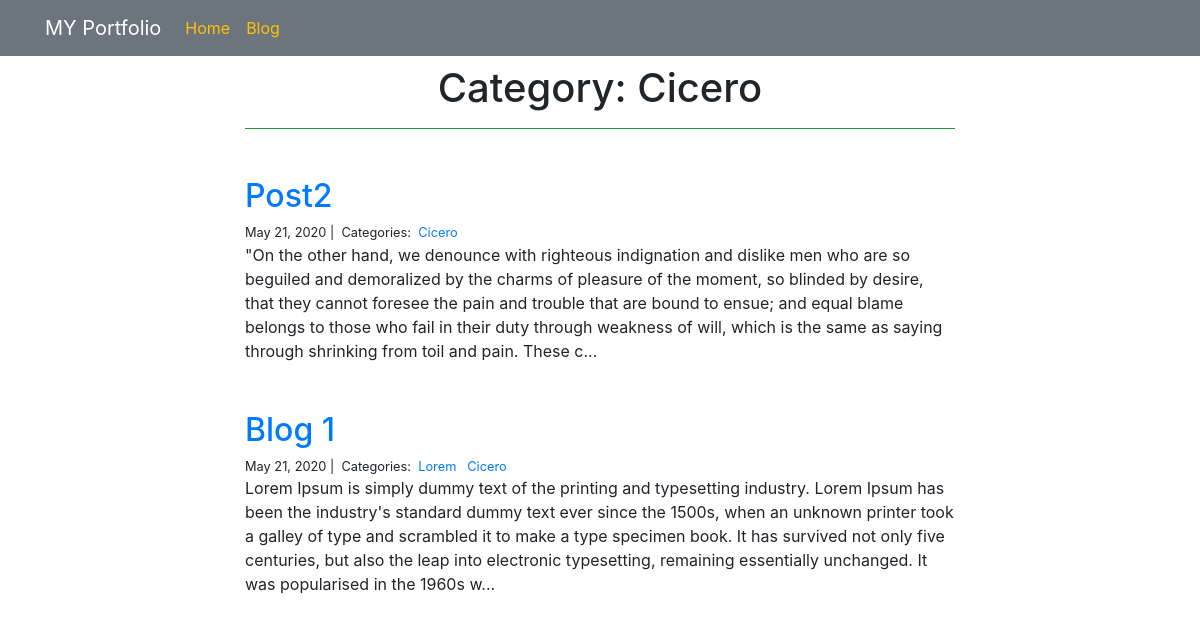
The page /blog/Cicero/ on the database its author committed.
### blog/models.py (models this page shows)
class Category(models.Model):
    name = models.CharField(max_length=20)

class Post(models.Model):
    title = models.CharField(max_length=255)
    body = models.TextField()
    created_on = models.DateTimeField(auto_now_add=True)
    last_modified = models.DateTimeField(auto_now=True)
    categories = models.ManyToManyField('Category', related_name='posts')

### blog/views.py (the view)
# urls.py: path('<category>/', views.blog_category, name='blog_category'),
def blog_category(request, category):
    posts = Post.objects.filter(categories__name__contains=category).order_by('-created_on')
    context = {
        'category':category,
        'posts':posts
    }
    return render(request, 'blog_category.html', context)

### blog/templates/blog_category.html
{% extends "base.html" %}
{% block page_content %}
<div class="col-md-8 offset-md-2">
    <h1 class="text-center mt-2">Category: {{ category | title }}</h1>
    <hr class="bg-success">
    {% for post in posts %}
    <div class="mt-5">
        <h2><a href="{% url 'blog_detail' post.pk%}">{{ post.title }}</a></h2>
        <small>
            {{ post.created_on.date }} |&nbsp;
            Categories:&nbsp;
            {% for category in post.categories.all %}
            <a href="{% url 'blog_category' category.name %}">
                {{ category.name }}
            </a>&nbsp;
            {% endfor %}
        </small>
        <p>{{ post.body | slice:":400" }}...</p>
    </div>
    {% endfor %}
</div>
{% endblock %}

### personal_portfolio/templates/base.html (shortened to what this page needs)
<link rel="stylesheet" href="https://stackpath.bootstrapcdn.com/bootstrap/4.1.3/css/bootstrap.min.css">
<nav class="navbar navbar-expand-lg navbar-light bg-secondary">
    <div class="container">
        <a class="navbar-brand text-white" href="{% url 'project_index' %}">MY Portfolio</a>
        <div class="collapse navbar-collapse" id="navbarSupportedContent">
          <ul class="navbar-nav mr-auto">
            <li class="nav-item active">
              <a class="nav-link text-warning" href="{% url 'project_index' %}">Home</a>
            </li>
            <li class="nav-item">
              <a class="nav-link text-warning" href="{% url 'blog_index' %}">Blog</a>
            </li>
          </ul>
        </div>
    </div>
</nav>
<div class="container">
    {% block page_content %}{% endblock %}
</div>

### rows shown on the page
Category: name "Cicero"
Post: title "Post2", created_on "May 21, 2020", body "\"On the other hand, we denounce with righteous indignation and dislike men who are so beguiled and demoralized by the charms of pleasure of the moment, so blinded by desire, that they cannot foresee the pain and trouble that are bound to ensue; and equal blame belongs to those who fail in their duty through weakness of will, which is the same as saying through shrinking from toil and pain. These c"
Post: title "Blog 1", created_on "May 21, 2020", body "Lorem Ipsum is simply dummy text of the printing and typesetting industry. Lorem Ipsum has been the industry's standard dummy text ever since the 1500s, when an unknown printer took a galley of type and scrambled it to make a type specimen book. It has survived not only five centuries, but also the leap into electronic typesetting, remaining essentially unchanged. It was popularised in the 1960s w"
Category: name "Lorem"
